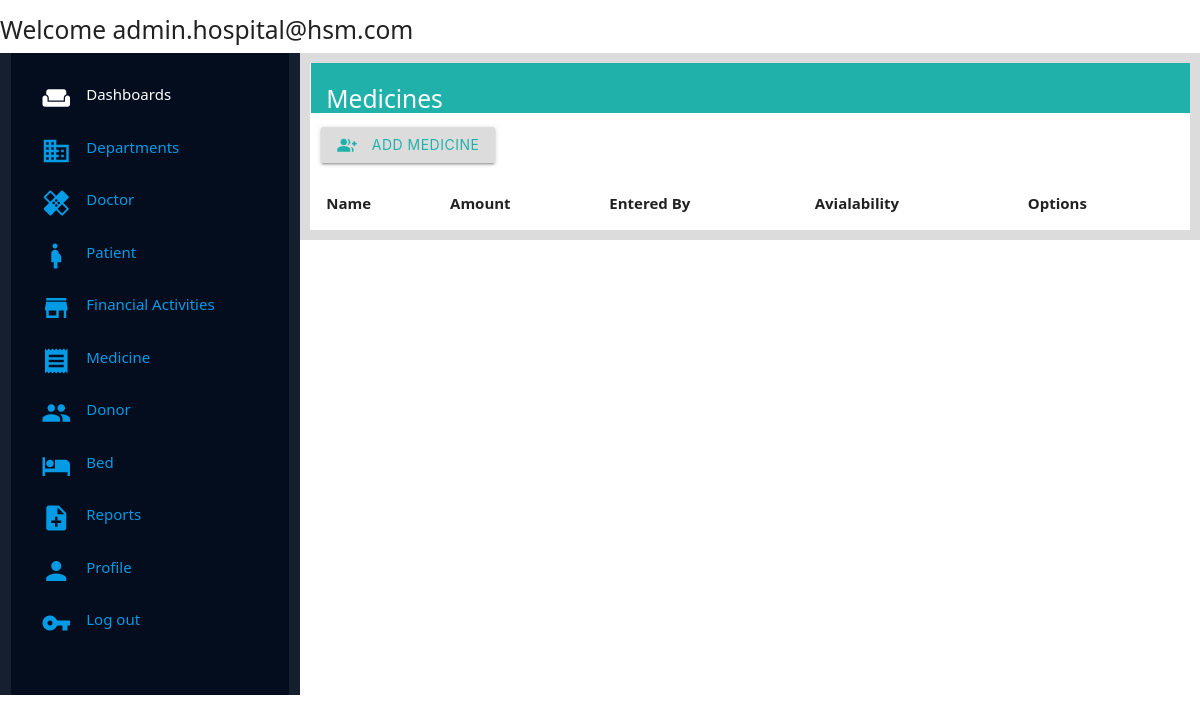
Page /management/medicines/ (signed in) on the earlier database version.
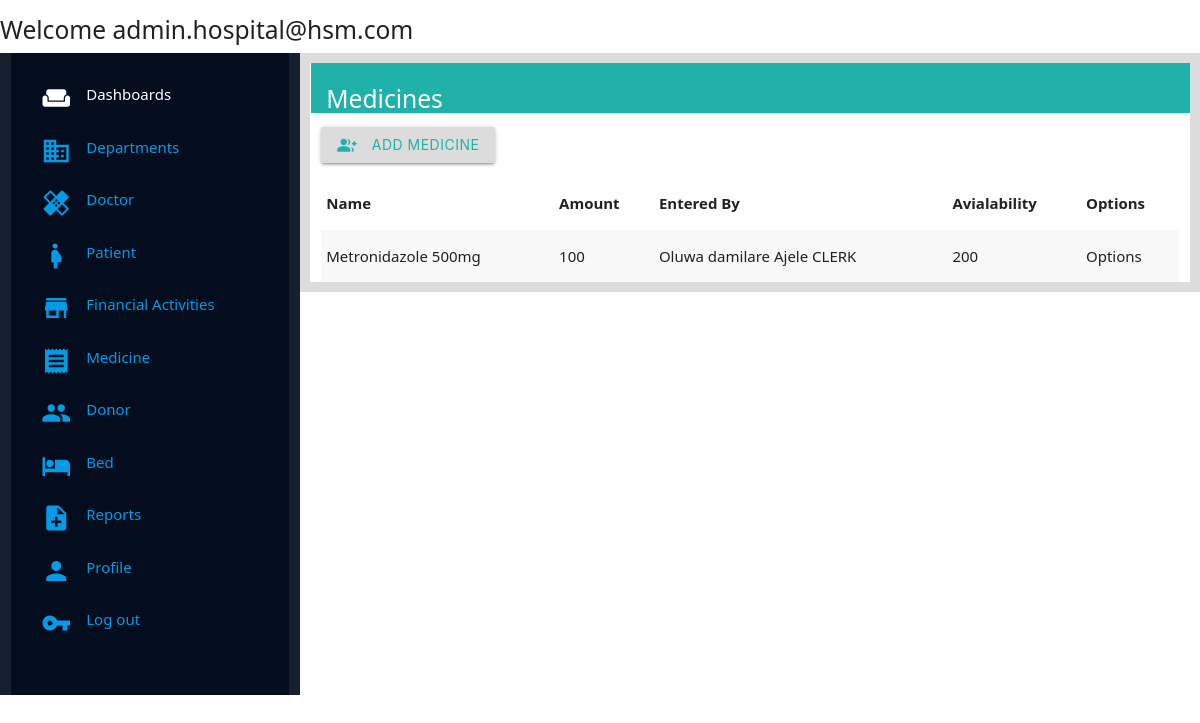
Same page on the later database version.
### management/models.py (models this page shows, shortened)
class Medicine(models.Model):
    name = models.CharField(max_length=250)
    quantity_available = models.IntegerField()
    nafdac_no = models.CharField(max_length=200)
    last_updated = models.DateTimeField(auto_now_add=True)
    entered_by = models.ForeignKey(Other_Staff,on_delete=models.CASCADE,null=True, blank=True)
    amount = models.IntegerField()

class Other_Staff(models.Model):
    DESIGNATION = (
        ('UNDECIDED','UNDECIDED'),
        ('CLEANER','CLEANER'),
        ('CLERK','CLERK'),
        ('COOK','COOK'),
        ('MATRON','MATRON'),
        ('MIDWIFE','MIDWIFE'),
        ('DOCTOR IN TRAINING','DOCTOR IN TRAINING'),
        ('LAB TECHNICIAN','LAB TECHNICIAN'),
        ('LAB ASSISTANT', 'LAB ASSISTANT'),
    )
    Other_lastname = models.CharField(max_length=250)
    Other_firstname = models.CharField(max_length=250)
    Other_email= models.EmailField(max_length=250, null=True, blank=True, default="otherstaff@hospitalmanagement.com")
    Other_phone = models.CharField(max_length=250)
    Other_address = models.CharField(max_length=250)
    Other_role = models.CharField(max_length=100,choices=DESIGNATION, default="UNDECIDED",null=True, blank=True)
    def __str__(self):
        return self.Other_firstname + " " + self.Other_lastname + " " +self.Other_role

### management/views.py (the view)
# urls.py: path('medicines/',views.medicines, name="medicine_page"),
@login_required(login_url=welcome_page)
def medicines(request):
    medicines = Medicine.objects.all()
    context = {
        'medicines': medicines
    }
    return render(request,'management/Pages/medicine_page.html',context)

### management/templates/management/Pages/medicine_page.html
{% extends 'management/index.html' %}
{% load static %}
{% block content %}
<div class="wrapper">
    <div class="title-holder">
        <h5 class="title">Medicines</h5>
    </div>
    <div class="body-wrapper">
        <button class="btn add-btn"><i class="small material-icons left">group_add</i> Add Medicine </button>
    </div>
    <div class="display-list">
        <table class="striped">
        <thead>
          <tr>
              <th>Name</th>
              <th>Amount</th>
              <th>Entered By</th>
              <th>Avialability</th>
              <th>Options</th>
          </tr>
        </thead>
        <tbody>
          {% for medicine in medicines  %}
          <tr>
            <td>{{medicine.name}}</td>
            <td>{{medicine.amount}}</td>
            <td>{{medicine.entered_by}}</td>
            <td>{{medicine.quantity_available}}</td>
            <td>Options </td>
          </tr>
          {% endfor %}
        </tbody>
      </table>
    </div>
</div>
{% endblock content %}

Differences in the rows shown:
added Medicine: name "Metronidazole 500mg", amount "100", entered_by "Oluwa damilare Ajele CLERK", quantity_available "200"
